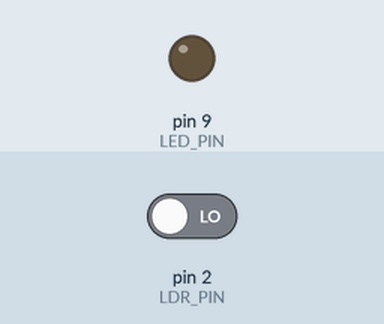
A sketch run on a simulated Arduino Uno, built with avr-gcc and run on an emulated ATmega328P. Shown: output pins drawn as LEDs (lit = HIGH). The test bench sets the inputs (shaded band); at power-on: pin 2 (LDR_PIN) LOW.

Above: at 1.2 s.
1.3 s: pin 2 (LDR_PIN) driven HIGH
At 2.5 s:
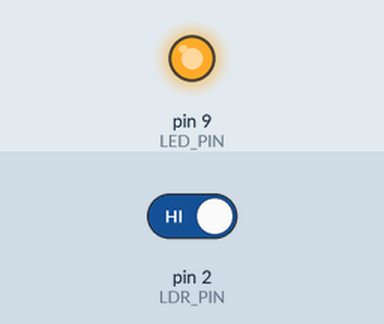
2.8 s: pin 2 (LDR_PIN) driven LOW
At 3.7 s:
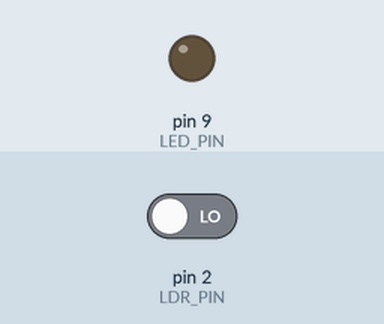
Timing chart, 0 to 5.8 s (numbered marks = the images above; inputs shaded):
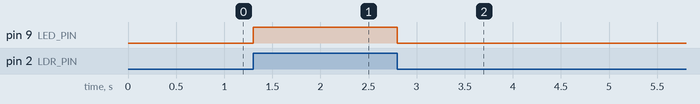

The sketch:

photoresistor-digital.ino
```cpp
#include <LiquidCrystal_I2C.h>

#define LDR_PIN 2
#define LED_PIN 9
LiquidCrystal_I2C lcd(0x27, 20, 4);

void setup() {
  pinMode(LDR_PIN, INPUT);
  pinMode(LED_PIN, OUTPUT);
}

void loop() {
  if (digitalRead(LDR_PIN) == HIGH) {
    digitalWrite(LED_PIN, HIGH);
  } else {
    digitalWrite(LED_PIN, LOW);
  }
  delay(100);
}
```

Measured:
- after the input at 1.3 s, pin 9 (LED_PIN): LOW → HIGH at once
- after the input at 2.8 s, pin 9 (LED_PIN): HIGH → LOW at once
